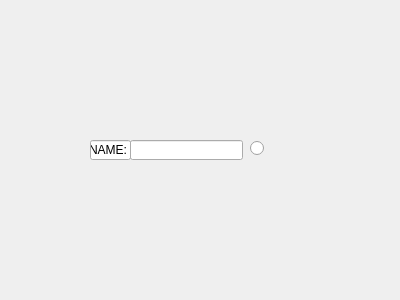
<?xml version="1.0" encoding="UTF-8"?>
<ui version="4.0">
 <class>Dialog_name</class>
 <widget class="QDialog" name="Dialog_name">
  <property name="geometry">
   <rect>
    <x>0</x>
    <y>0</y>
    <width>400</width>
    <height>300</height>
   </rect>
  </property>
  <property name="windowTitle">
   <string>Dialog</string>
  </property>
  <widget class="QLineEdit" name="lineEdit">
   <property name="geometry">
    <rect>
     <x>130</x>
     <y>140</y>
     <width>113</width>
     <height>20</height>
    </rect>
   </property>
  </widget>
  <widget class="QRadioButton" name="radioButton">
   <property name="geometry">
    <rect>
     <x>250</x>
     <y>140</y>
     <width>82</width>
     <height>17</height>
    </rect>
   </property>
   <property name="text">
    <string/>
   </property>
  </widget>
  <widget class="QLineEdit" name="lineEdit_2">
   <property name="geometry">
    <rect>
     <x>90</x>
     <y>140</y>
     <width>41</width>
     <height>20</height>
    </rect>
   </property>
   <property name="text">
    <string>NAME:</string>
   </property>
  </widget>
 </widget>
 <resources/>
 <connections/>
</ui>
